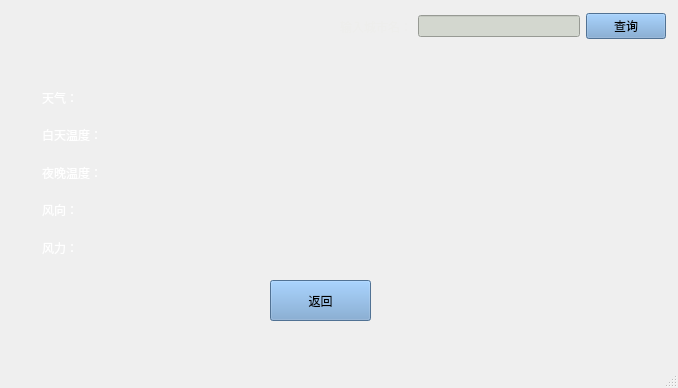
<?xml version="1.0" encoding="UTF-8"?>
<ui version="4.0">
 <class>QtWeather</class>
 <widget class="QMainWindow" name="QtWeather">
  <property name="geometry">
   <rect>
    <x>0</x>
    <y>0</y>
    <width>678</width>
    <height>388</height>
   </rect>
  </property>
  <property name="windowTitle">
   <string>MainWindow</string>
  </property>
  <property name="styleSheet">
   <string notr="true">QMainWindow &gt; .QWidget {
    
	border-image: url(:/new/prefix1/weather.jpg);
}</string>
  </property>
  <widget class="QWidget" name="centralwidget">
   <widget class="QPushButton" name="pushButton">
    <property name="geometry">
     <rect>
      <x>270</x>
      <y>280</y>
      <width>101</width>
      <height>41</height>
     </rect>
    </property>
    <property name="styleSheet">
     <string notr="true">background-color: rgb(114, 159, 207);</string>
    </property>
    <property name="text">
     <string>返回</string>
    </property>
   </widget>
   <widget class="QLabel" name="label_12">
    <property name="geometry">
     <rect>
      <x>310</x>
      <y>180</y>
      <width>341</width>
      <height>61</height>
     </rect>
    </property>
    <property name="font">
     <font>
      <family>Ubuntu Light</family>
      <pointsize>20</pointsize>
      <weight>75</weight>
      <bold>true</bold>
     </font>
    </property>
    <property name="styleSheet">
     <string notr="true">color: rgb(255, 255, 255);</string>
    </property>
    <property name="text">
     <string/>
    </property>
   </widget>
   <widget class="QWidget" name="layoutWidget">
    <property name="geometry">
     <rect>
      <x>340</x>
      <y>10</y>
      <width>326</width>
      <height>33</height>
     </rect>
    </property>
    <layout class="QHBoxLayout" name="horizontalLayout_2">
     <item>
      <widget class="QLabel" name="label_7">
       <property name="styleSheet">
        <string notr="true">color: rgb(238, 238, 236);</string>
       </property>
       <property name="text">
        <string>输入城市名：</string>
       </property>
      </widget>
     </item>
     <item>
      <widget class="QLineEdit" name="lineEdit">
       <property name="styleSheet">
        <string notr="true">background-color: rgb(211, 215, 207);</string>
       </property>
      </widget>
     </item>
     <item>
      <widget class="QPushButton" name="pushButton_2">
       <property name="styleSheet">
        <string notr="true">background-color: rgb(114, 159, 207);</string>
       </property>
       <property name="text">
        <string>查询</string>
       </property>
      </widget>
     </item>
    </layout>
   </widget>
   <widget class="QWidget" name="layoutWidget">
    <property name="geometry">
     <rect>
      <x>42</x>
      <y>82</y>
      <width>221</width>
      <height>181</height>
     </rect>
    </property>
    <layout class="QHBoxLayout" name="horizontalLayout">
     <item>
      <layout class="QVBoxLayout" name="verticalLayout">
       <item>
        <widget class="QLabel" name="label">
         <property name="styleSheet">
          <string notr="true">color: rgb(255, 255, 255);</string>
         </property>
         <property name="text">
          <string>天气：</string>
         </property>
        </widget>
       </item>
       <item>
        <widget class="QLabel" name="label_2">
         <property name="styleSheet">
          <string notr="true">color: rgb(255, 255, 255);</string>
         </property>
         <property name="text">
          <string>白天温度：</string>
         </property>
        </widget>
       </item>
       <item>
        <widget class="QLabel" name="label_3">
         <property name="styleSheet">
          <string notr="true">color: rgb(255, 255, 255);</string>
         </property>
         <property name="text">
          <string>夜晚温度：</string>
         </property>
        </widget>
       </item>
       <item>
        <widget class="QLabel" name="label_4">
         <property name="styleSheet">
          <string notr="true">color: rgb(255, 255, 255);</string>
         </property>
         <property name="text">
          <string>风向：</string>
         </property>
        </widget>
       </item>
       <item>
        <widget class="QLabel" name="label_5">
         <property name="styleSheet">
          <string notr="true">color: rgb(255, 255, 255);</string>
         </property>
         <property name="text">
          <string>风力：</string>
         </property>
        </widget>
       </item>
      </layout>
     </item>
     <item>
      <layout class="QVBoxLayout" name="verticalLayout_2">
       <item>
        <widget class="QLabel" name="label_6">
         <property name="font">
          <font>
           <weight>75</weight>
           <bold>true</bold>
          </font>
         </property>
         <property name="styleSheet">
          <string notr="true">color: rgb(255, 255, 255);
</string>
         </property>
         <property name="text">
          <string/>
         </property>
        </widget>
       </item>
       <item>
        <widget class="QLabel" name="label_8">
         <property name="font">
          <font>
           <weight>75</weight>
           <bold>true</bold>
          </font>
         </property>
         <property name="styleSheet">
          <string notr="true">color: rgb(255, 255, 255);</string>
         </property>
         <property name="text">
          <string/>
         </property>
        </widget>
       </item>
       <item>
        <widget class="QLabel" name="label_9">
         <property name="font">
          <font>
           <weight>75</weight>
           <bold>true</bold>
          </font>
         </property>
         <property name="styleSheet">
          <string notr="true">
color: rgb(255, 255, 255);</string>
         </property>
         <property name="text">
          <string/>
         </property>
        </widget>
       </item>
       <item>
        <widget class="QLabel" name="label_10">
         <property name="font">
          <font>
           <weight>75</weight>
           <bold>true</bold>
          </font>
         </property>
         <property name="styleSheet">
          <string notr="true">color: rgb(255, 255, 255);</string>
         </property>
         <property name="text">
          <string/>
         </property>
        </widget>
       </item>
       <item>
        <widget class="QLabel" name="label_11">
         <property name="font">
          <font>
           <weight>75</weight>
           <bold>true</bold>
          </font>
         </property>
         <property name="styleSheet">
          <string notr="true">color: rgb(255, 255, 255);</string>
         </property>
         <property name="text">
          <string/>
         </property>
        </widget>
       </item>
      </layout>
     </item>
    </layout>
   </widget>
  </widget>
  <widget class="QMenuBar" name="menubar">
   <property name="geometry">
    <rect>
     <x>0</x>
     <y>0</y>
     <width>678</width>
     <height>28</height>
    </rect>
   </property>
  </widget>
  <widget class="QStatusBar" name="statusbar"/>
 </widget>
 <resources/>
 <connections/>
</ui>
